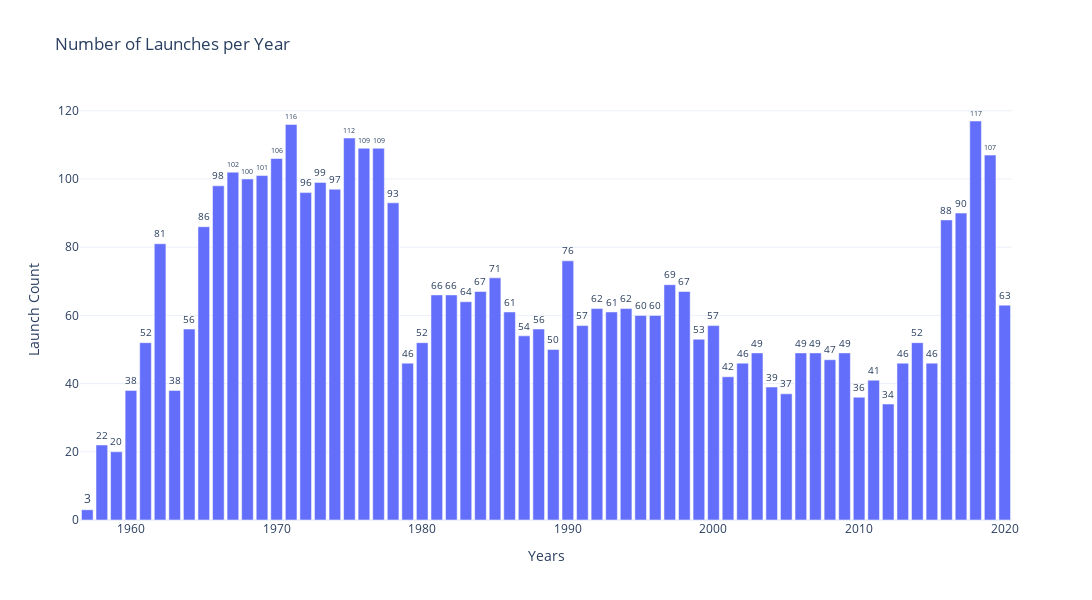

The code cell stored with this chart in its notebook:
### Code cell
fig = px.bar(x=launches_per_year['Year'], y=launches_per_year['Launch_Count'], title='Number of Launches per Year')
fig.update_traces(texttemplate='%{y}',textposition='outside')
fig.update_xaxes(title_text='Years')
fig.update_yaxes(title_text='Launch Count')
fig.update_layout(
    height=600,
    width=1100,
    template='plotly_white'
)
fig.show()

### Figure 1 — Plotly figure (JSON) as saved in the notebook; plotly's stock layout.template omitted (floating-point values rounded to 4 significant figures)
{"data": [{"hovertemplate": "x=%{x}<br>y=%{y}<extra></extra>", "legendgroup": "", "marker": {"color": "#636efa", "pattern": {"shape": ""}}, "name": "", "orientation": "v", "showlegend": false, "textposition": "outside", "texttemplate": "%{y}", "type": "bar", "x": [1957, 1958, 1959, 1960, 1961, 1962, 1963, 1964, 1965, 1966, 1967, 1968, 1969, 1970, 1971, 1972, 1973, 1974, 1975, 1976, 1977, 1978, 1979, 1980, 1981, 1982, 1983, 1984, 1985, 1986, 1987, 1988, 1989, 1990, 1991, 1992, 1993, 1994, 1995, 1996, 1997, 1998, 1999, 2000, 2001, 2002, 2003, 2004, 2005, 2006, 2007, 2008, 2009, 2010, 2011, 2012, 2013, 2014, 2015, 2016, 2017, 2018, 2019, 2020], "xaxis": "x", "y": [3, 22, 20, 38, 52, 81, 38, 56, 86, 98, 102, 100, 101, 106, 116, 96, 99, 97, 112, 109, 109, 93, 46, 52, 66, 66, 64, 67, 71, 61, 54, 56, 50, 76, 57, 62, 61, 62, 60, 60, 69, 67, 53, 57, 42, 46, 49, 39, 37, 49, 49, 47, 49, 36, 41, 34, 46, 52, 46, 88, 90, 117, 107, 63], "yaxis": "y"}], "layout": {"barmode": "relative", "height": 600, "legend": {"tracegroupgap": 0}, "title": {"text": "Number of Launches per Year"}, "width": 1100, "xaxis": {"anchor": "y", "autorange": true, "domain": [0, 1], "range": [1956.0, 2020.0], "title": {"text": "Years"}, "type": "linear"}, "yaxis": {"anchor": "x", "autorange": true, "domain": [0, 1], "range": [0, 123.2], "title": {"text": "Launch Count"}, "type": "linear"}}}
